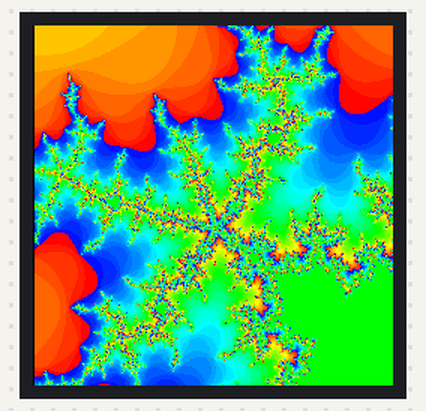
This sketch was run on a simulated ESP32-S3. Parts: 240×240 colour display. What the sketch prints to the serial monitor is not drawn.

Above: at 6.2 s.

The sketch:

TFT_eSPI_Mandlebrot2.ino
```cpp
/* TFT_eSPI_Mandlebrot2.ino
 * ESP32-S3 1.54in TFT Expansion Board with Speaker
 * LCD 1.54in 240×240 color IPS TFT (ST7789V2)
 *
 * TFT_eSPI Graphics library: written by Bodmer 17/2/19
 *       https://github.com/Bodmer/TFT_eSPI
 * Don’t forget to update your TFT_eSPI “User_Setup.h” config file.
 *
 * NOTE¹:  You may NOT see the TFT_eSPI Mandlebrot Set plotted to
 * ¯¯¯¯¯¯  your Display, until you open the Serial Monitor!!!
 *
 * This sketch is a second Mandlebrot Set demo. It was written using
 * the TFT_eSPI graphics driver. It may run a little slow due to the
 * large number of floating-point calculations per pixel.
 *
 * The Mandelbrot set is well-known, even outside mathematics, for
 * how it exhibits complex ‘fractal’ structures when visualized and
 * magnified. The Mandelbrot set is defined as a set of complex
 * numbers for which the iterated function “Z^2 + C” doesn’t diverge
 * to infinity. Therefor the Mandelbrot set is essentially a visual
 * representation of how the behavior of a simple equation changes
 * depending on the starting complex number.
 *
 * NOTE: when plotted on the complex plane, the Mandelbrot Set forms
 * a distinctive shape, with points within the Set colored Black, &
 * points outside the Set colored based on how quickly they diverge.
 *
 * The Mandelbrot set is a “fractal”, meaning it exhibits self-
 * similarity at different scales, meaning that zooming in on any
 * part of the set reveals similar, but smaller, patterns.
 *
 * The Mandelbrot set is not just a pretty picture; it’s deeply
 * connected to various mathematical fields like number theory,
 * topology, and even physics. It is also a great example of how a
 * simple equation can lead to incredible complexity and beautiful,
 * intricate patterns.
 *
 * Wiring:      ST7789 1.54” 240×240 TFT Display
 * ¯¯¯¯¯¯¯
 * | ESP32-S3 Dev Board | SPI ST7789 1.54” 240×240 TFT |
 * |-------------------:|------------------------------|
 * |     GND            | 1. GND                       |
 * |     3V3            | 2. VDD (Power)               |
 * |     GPIO21         | 3. SCL SPI Clock      (SCLK) |
 * |     GPIO47         | 4. SDA SPI Data       (MOSI) |
 * |     GPIO45         | 5. RES TFT Reset       (RST) |
 * |     GPIO40         | 6. RS  Data/Command     (DC) |
 * |     GPIO41         | 7. CS  Chip Select      (CS) |
 * |     GPIO42         | 8. BLK BackLight        (BL) |
 */

#include <TFT_eSPI.h>       // Hardware-specific TFT_eSPI library
#include <SPI.h>            // Don’t forget to update “User_Setup.h”

TFT_eSPI tft = TFT_eSPI();  // Invoke custom TFT_eSPI library object

/* Configuration info defined in the TFT_eSPI “User_Setup.h” file.
 * ... a minimul TFT_eSPI “User_Setup.h” file is attached below.
 *
 * #define TFT_SCLK      21      // LCD ST7789 1.54 240×240 TFT SCK
 * #define TFT_MOSI      47      // SDI          "          TFT MOSI
 * #define TFT_RST       45      // Reset        "          TFT RST
 * #define TFT_DC        40      // D/C          "          TFT DC
 * #define TFT_CS        41      // CS           "          TFT CS
 * #define TFT_BL        42      // BackLight    "          TFT BL
 * #define TFT_BACKLIGHT_ON HIGH
 *
 * #define ST7789_DRIVER
 * #define TFT_RGB_ORDER TFT_BGR // ESP32-S3-WROOM Blue/Red reversed
 * #define TFT_INVERSION_ON      // ESP32-S3-WROOM-1
 * #define USE_HSPI_PORT         // Second Hardware SPI Port
 */

#define TFT_GREY   0x7BEF       // 16-bit 565RGB color
#define TFT_WIDTH     240       // Width  in pixels, Portrait mode
#define TFT_HEIGHT    240       // Height in pixels, Portrait mode

unsigned long runTime = 0;      // Mandlebrot2 calculation timer
float      sx = 0, sy = 0;      // Mandlebrot2 graphing variables
uint16_t   x0 = 0, x1 = 0, yy0 = 0, yy1 = 0;


void setup() {
  Serial.begin(115200);          // initialize Serial communication
  while(!Serial);                // wait for the Serial port to open

  //randomSeed(analogRead(A0));
  Serial.println(F("\nTFT_eSPI Mandlebrot2 demo:"));
  tft.init();                    // Setup the 1.54 240×240 color LCD
  tft.setRotation(3);            // Landscape orientation
}

void loop() {
  runTime = millis();            // Start the timer...
  tft.fillScreen(TFT_BLACK);     // Clear the screen

  tft.startWrite();
  for(int px=1; px < TFT_WIDTH; px++) {
    for(int py=0; py < TFT_HEIGHT; py++) {
      float x0 = (map(px, 0,TFT_WIDTH, -250000/2,-242500/2)) /100000.0;
      // Scaled x-coordinate of the pixel
      // (scaled to lie in the Mandelbrot X scale (-2.5, 1))
      float yy0 = (map(py, 0,TFT_HEIGHT, -75000/4,-61000/4)) /100000.0;
      // Scaled y-coordinate of the pixel
      // (scaled to lie in the Mandelbrot Y scale (-1, 1))
      float xx = 0.0;
      float yy = 0.0;
      int iteration     =   0;
      int max_iteration = 128;
      while(((xx*xx+yy*yy) < 4)  &&  (iteration < max_iteration)) {
        float xtemp = xx * xx - yy * yy + x0;
        yy = 2 * xx * yy + yy0;
        xx = xtemp;
        iteration++;
      }
      int color = rainbow((3 * iteration + 64) %128);
      yield(); tft.drawPixel(px,py, color);
    }
  }
  tft.endWrite();
  Serial.print(F("Run Time: "));
  Serial.print(millis() - runTime);
  Serial.println(F(" miliseconds (1/1000 sec)."));
  Serial.println(F("Press [RESET] to run again."));
  while(1) yield();
}

unsigned int rainbow(int value) { // 16-bit RGB565 Conversion.
  // Value is expected to be in range 0-127.
  // The value is converted to a spectrum color from 0 = Blue,
  // through to Red = Blue. 8+8+8(24-bit) to RGB565 Conversion.
  byte Red   = 0;   // Red   top 5 bits of a 16-bit color value,
  byte Green = 0;   // Green middle 6 bits,
  byte Blue  = 0;   // Blue  bottom 5 bits.

  byte quadrant = value / 32;
  if(quadrant == 0) {
    Blue  = 31;
    Green = 2 * (value % 32);
    Red   = 0;
  }
  if(quadrant == 1) {
    Blue  = 31 - (value % 32);
    Green = 63;
    Red   = 0;
  }
  if(quadrant == 2) {
    Blue  = 0;
    Green = 63;
    Red   = value % 32;
  }
  if(quadrant == 3) {
    Blue  = 0;
    Green = 63 - 2 * (value % 32);
    Red   = 31;
  }
  return (Red << 11) + (Green << 5) + Blue;
}

/*******************************************************************
Serial Monitor:
¯¯¯¯¯¯¯¯¯¯¯¯¯¯¯
22:10:43.096 ->
22:10:43.096 -> TFT_eSPI Mandlebrot2 demo:
22:10:44.752 -> Run Time: 1208 miliseconds (1/1000 sec).
22:10:44.752 -> Press [RESET] to run again.
22:10:55.840 ->
22:10:55.840 -> TFT_eSPI Mandlebrot2 demo:
22:10:57.606 -> Run Time: 1208 miliseconds (1/1000 sec).
22:10:57.606 -> Press [RESET] to run again.
...
--------------------------------------------------------------------
OUTPUT:
¯¯¯¯¯¯¯
Sketch uses 372922 bytes (11%) of program storage space.
Maximum is 3145728 bytes.
Global variables use 21532 bytes (6%) of dynamic memory,
            leaving 306148 bytes for local variables.
         Maximum is 327680 bytes.

Chip is ESP32-S3 (QFN56) (revision v0.2)
Features: WiFi, BLE, Embedded PSRAM 8MB (AP_3v3)
Crystal is 40MHz
MAC: 30:ed:a0:bb:73:9c

Leaving...
Hard resetting with RTC WDT...

*******************************************************************/

/*******************************************************************
// User_Setup.h (TFT_eSPI minimal)
// ¯¯¯¯¯¯¯¯¯¯¯¯
// ESP32-S3 1.54in TFT Expansion Board with Speaker
// LCD 1.54in 240×240 color IPS TFT (ST7789V2)

// Except for the intros, only “uncommented” lines are included.

//              TFT_eSPI USER DEFINED SETTINGS
// Set driver type, fonts to be loaded, pins used and SPI control method etc.
//
// See the “User_Setup_Select.h” file if you wish to be able to define multiple
// setups and then easily select which setup file is used by the compiler.
//
// If this file is edited correctly, all the library example sketches should
// run without any need to make more changes for a particular hardware setup!
// NOTE: some sketches are designed for a particular TFT pixel width/height

// User defined information reported by "Read_User_Setup" test & diagnostics
#define USER_SETUP_INFO "User_Setup"

// #############################################################################
// Section 1. Call up the right driver file and any options for it
// #############################################################################

#define ST7789_DRIVER       // Full configuration option, define additional parameters below for this display
//#define ST7789_2_DRIVER   // Minimal configuration option, define additional parameters below for this display

// #define TFT_RGB_ORDER TFT_RGB    // Colour order Red-Green-Blue
#define TFT_RGB_ORDER TFT_BGR       // Colour order Blue-Green-Red

// For ST7789, ST7735, ILI9163 and GC9A01 ONLY, define the pixel Width and Height in Portrait orientation
#define TFT_WIDTH  240              // ST7789 240x240 and 240x320
#define TFT_HEIGHT 240              // ST7789 240x240

// If colours are inverted (white shows as black) then uncomment one of the next
// 2 lines try both options, one of the options should correct the inversion.

#define TFT_INVERSION_ON            // ESP32-S3-WROOM-1
//#define TFT_INVERSION_OFF

// #############################################################################
// Section 2. Define the pins that are used to interface with the display here
// #############################################################################

// If a Backlight control signal is available then define the TFT_BL pin in
// Section 2 below. The backlight will be turned ON when tft.begin() is called,
// but the library needs to know if the LEDs are ON with the pin HIGH or LOW.

#define TFT_BL   42            // LED BackLight control pin
#define TFT_BACKLIGHT_ON HIGH  // Level to turn ON back-light (HIGH or LOW)

// For the ESP32-S3 Dev boards
// Hardware SPI can be mapped to any pins

#define TFT_SCLK 21         // SPI Clock pin
#define TFT_MOSI 47         // SPI Duplex Data pin
#define TFT_RST  45         // Reset pin (could connect to RST pin)
#define TFT_DC   40         // Data/Command control pin
#define TFT_CS   41         // Chip Select control pin
#define TFT_BL   42         // LED BackLight pin

#define TOUCH_CS -1         // Chip Select pin (T_CS) for the Touch Screen

// #############################################################################
// Section 3. Define the fonts that are to be used here
// #############################################################################

#define LOAD_GLCD    // Font 1. Original Adafruit 8 pixel font needs ~1820 bytes in FLASH
#define LOAD_FONT2   // Font 2. Small 16 pixel high font,      needs ~3534 bytes in FLASH, 96 characters
#define LOAD_FONT4   // Font 4. Medium 26 pixel high font,     needs ~5848 bytes in FLASH, 96 characters
#define LOAD_FONT6   // Font 6. Large 48 pixel font,     needs ~2666 bytes in FLASH, only characters 1234567890:-.apm
#define LOAD_FONT7   // Font 7. 7 segment 48 pixel font, needs ~2438 bytes in FLASH, only characters 1234567890:-.
//#define LOAD_FONT8 // Font 8. Large 75 pixel font      needs ~3256 bytes in FLASH, only characters 1234567890:-.
#define LOAD_FONT8N  // Font 8. Alternative to Font 8 above, slightly narrower, so 3 digits fit a 160 pixel TFT
#define LOAD_GFXFF   // FreeFonts. Include access to the 48 Adafruit_GFX free fonts FF1 to FF48 and custom fonts

#define SMOOTH_FONT

// #############################################################################
// Section 4. Other options
// #############################################################################

// Define the SPI clock frequency, this affects the graphics rendering speed.
// Too fast and the TFT driver will not keep up and display corruption appears.
// With an ILI9341 display 40MHz works OK, 80MHz sometimes fails
// With a ST7735 display more than 27MHz may not work (spurious pixels and lines)
// With an ILI9163 display 27 MHz works OK.

#define SPI_FREQUENCY     27000000
// #define SPI_FREQUENCY  40000000
// #define SPI_FREQUENCY  80000000

// The ESP32-S3 has 2 free SPI ports i.e. VSPI and HSPI, VSPI is the default.
#define USE_HSPI_PORT

#define SUPPORT_TRANSACTIONS
*******************************************************************/
```
